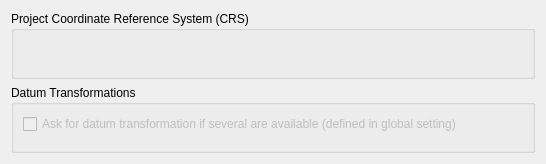
             <widget class="QWidget" name="scrollAreaWidgetContents">
              <property name="geometry">
               <rect>
                <x>0</x>
                <y>0</y>
                <width>546</width>
                <height>164</height>
               </rect>
              </property>
              <layout class="QVBoxLayout" name="verticalLayout_7">
               <item>
                <widget class="QGroupBox" name="cbxProjectionEnabled">
                 <property name="title">
                  <string>Project Coordinate Reference System (CRS)</string>
                 </property>
                 <property name="checkable">
                  <bool>false</bool>
                 </property>
                 <layout class="QVBoxLayout" name="verticalLayout_21">
                  <item>
                   <widget class="QgsProjectionSelectionTreeWidget" name="projectionSelector" native="true"/>
                  </item>
                 </layout>
                </widget>
               </item>
               <item>
                <widget class="QgsCollapsibleGroupBox" name="mDatumTransformGroupBox">
                 <property name="title">
                  <string>Datum Transformations</string>
                 </property>
                 <layout class="QGridLayout" name="gridLayout_2">
                  <item row="0" column="0">
                   <widget class="QCheckBox" name="mShowDatumTransformDialogCheckBox">
                    <property name="enabled">
                     <bool>false</bool>
                    </property>
                    <property name="text">
                     <string>Ask for datum transformation if several are available (defined in global setting)</string>
                    </property>
                   </widget>
                  </item>
                  <item row="1" column="0">
                   <widget class="QgsDatumTransformTableWidget" name="mDatumTransformTableWidget" native="true"/>
                  </item>
                 </layout>
                </widget>
               </item>
              </layout>
             </widget>
